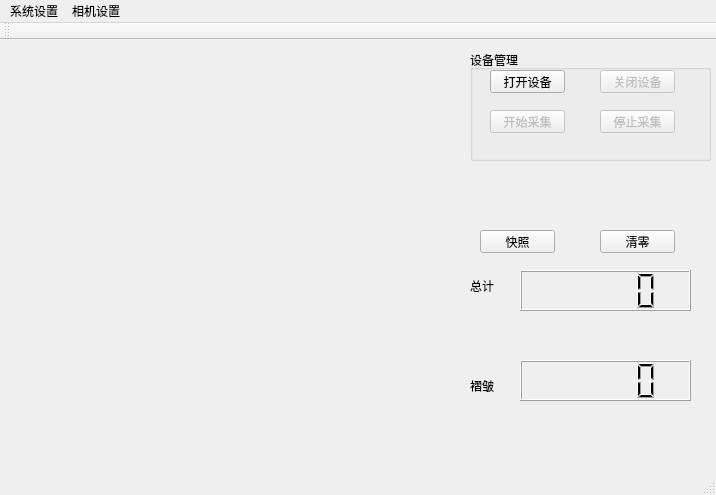
<?xml version="1.0" encoding="UTF-8"?>
<ui version="4.0">
 <class>MainWindow</class>
 <widget class="QMainWindow" name="MainWindow">
  <property name="geometry">
   <rect>
    <x>0</x>
    <y>0</y>
    <width>716</width>
    <height>495</height>
   </rect>
  </property>
  <property name="windowTitle">
   <string>上下料布料定位</string>
  </property>
  <widget class="QWidget" name="centralWidget">
   <widget class="QWidget" name="hwindow" native="true">
    <property name="geometry">
     <rect>
      <x>0</x>
      <y>0</y>
      <width>461</width>
      <height>461</height>
     </rect>
    </property>
   </widget>
   <widget class="QPushButton" name="btn_snapshot">
    <property name="enabled">
     <bool>true</bool>
    </property>
    <property name="geometry">
     <rect>
      <x>480</x>
      <y>190</y>
      <width>75</width>
      <height>23</height>
     </rect>
    </property>
    <property name="text">
     <string>快照</string>
    </property>
   </widget>
   <widget class="QLCDNumber" name="lcdSuccessNum">
    <property name="geometry">
     <rect>
      <x>520</x>
      <y>230</y>
      <width>171</width>
      <height>41</height>
     </rect>
    </property>
    <property name="segmentStyle">
     <enum>QLCDNumber::Filled</enum>
    </property>
    <property name="value" stdset="0">
     <double>0.000000000000000</double>
    </property>
    <property name="intValue" stdset="0">
     <number>0</number>
    </property>
   </widget>
   <widget class="QPushButton" name="btn_snapshot_2">
    <property name="enabled">
     <bool>true</bool>
    </property>
    <property name="geometry">
     <rect>
      <x>600</x>
      <y>190</y>
      <width>75</width>
      <height>23</height>
     </rect>
    </property>
    <property name="text">
     <string>清零</string>
    </property>
   </widget>
   <widget class="QLabel" name="label">
    <property name="geometry">
     <rect>
      <x>470</x>
      <y>240</y>
      <width>54</width>
      <height>12</height>
     </rect>
    </property>
    <property name="text">
     <string>总计</string>
    </property>
   </widget>
   <widget class="QLCDNumber" name="lcdSuccessNum_2">
    <property name="geometry">
     <rect>
      <x>520</x>
      <y>320</y>
      <width>171</width>
      <height>41</height>
     </rect>
    </property>
    <property name="segmentStyle">
     <enum>QLCDNumber::Filled</enum>
    </property>
    <property name="value" stdset="0">
     <double>0.000000000000000</double>
    </property>
    <property name="intValue" stdset="0">
     <number>0</number>
    </property>
   </widget>
   <widget class="QLabel" name="label_2">
    <property name="geometry">
     <rect>
      <x>470</x>
      <y>340</y>
      <width>54</width>
      <height>12</height>
     </rect>
    </property>
    <property name="text">
     <string>褶皱</string>
    </property>
   </widget>
   <widget class="QGroupBox" name="groupBox">
    <property name="geometry">
     <rect>
      <x>470</x>
      <y>10</y>
      <width>241</width>
      <height>111</height>
     </rect>
    </property>
    <property name="title">
     <string>设备管理</string>
    </property>
    <widget class="QPushButton" name="btn_opendevice">
     <property name="geometry">
      <rect>
       <x>20</x>
       <y>20</y>
       <width>75</width>
       <height>23</height>
      </rect>
     </property>
     <property name="text">
      <string>打开设备</string>
     </property>
    </widget>
    <widget class="QPushButton" name="btn_closedevice">
     <property name="enabled">
      <bool>false</bool>
     </property>
     <property name="geometry">
      <rect>
       <x>130</x>
       <y>20</y>
       <width>75</width>
       <height>23</height>
      </rect>
     </property>
     <property name="text">
      <string>关闭设备</string>
     </property>
    </widget>
    <widget class="QPushButton" name="btn_startgrab">
     <property name="enabled">
      <bool>false</bool>
     </property>
     <property name="geometry">
      <rect>
       <x>20</x>
       <y>60</y>
       <width>75</width>
       <height>23</height>
      </rect>
     </property>
     <property name="text">
      <string>开始采集</string>
     </property>
    </widget>
    <widget class="QPushButton" name="btn_stopgrab">
     <property name="enabled">
      <bool>false</bool>
     </property>
     <property name="geometry">
      <rect>
       <x>130</x>
       <y>60</y>
       <width>75</width>
       <height>23</height>
      </rect>
     </property>
     <property name="text">
      <string>停止采集</string>
     </property>
    </widget>
   </widget>
  </widget>
  <widget class="QMenuBar" name="menuBar">
   <property name="geometry">
    <rect>
     <x>0</x>
     <y>0</y>
     <width>716</width>
     <height>23</height>
    </rect>
   </property>
   <widget class="QMenu" name="menu_system">
    <property name="title">
     <string>系统设置</string>
    </property>
   </widget>
   <widget class="QMenu" name="menu_camera">
    <property name="title">
     <string>相机设置</string>
    </property>
   </widget>
   <addaction name="menu_system"/>
   <addaction name="menu_camera"/>
  </widget>
  <widget class="QToolBar" name="mainToolBar">
   <attribute name="toolBarArea">
    <enum>TopToolBarArea</enum>
   </attribute>
   <attribute name="toolBarBreak">
    <bool>false</bool>
   </attribute>
  </widget>
  <widget class="QStatusBar" name="statusBar"/>
 </widget>
 <layoutdefault spacing="6" margin="11"/>
 <resources/>
 <connections/>
</ui>
